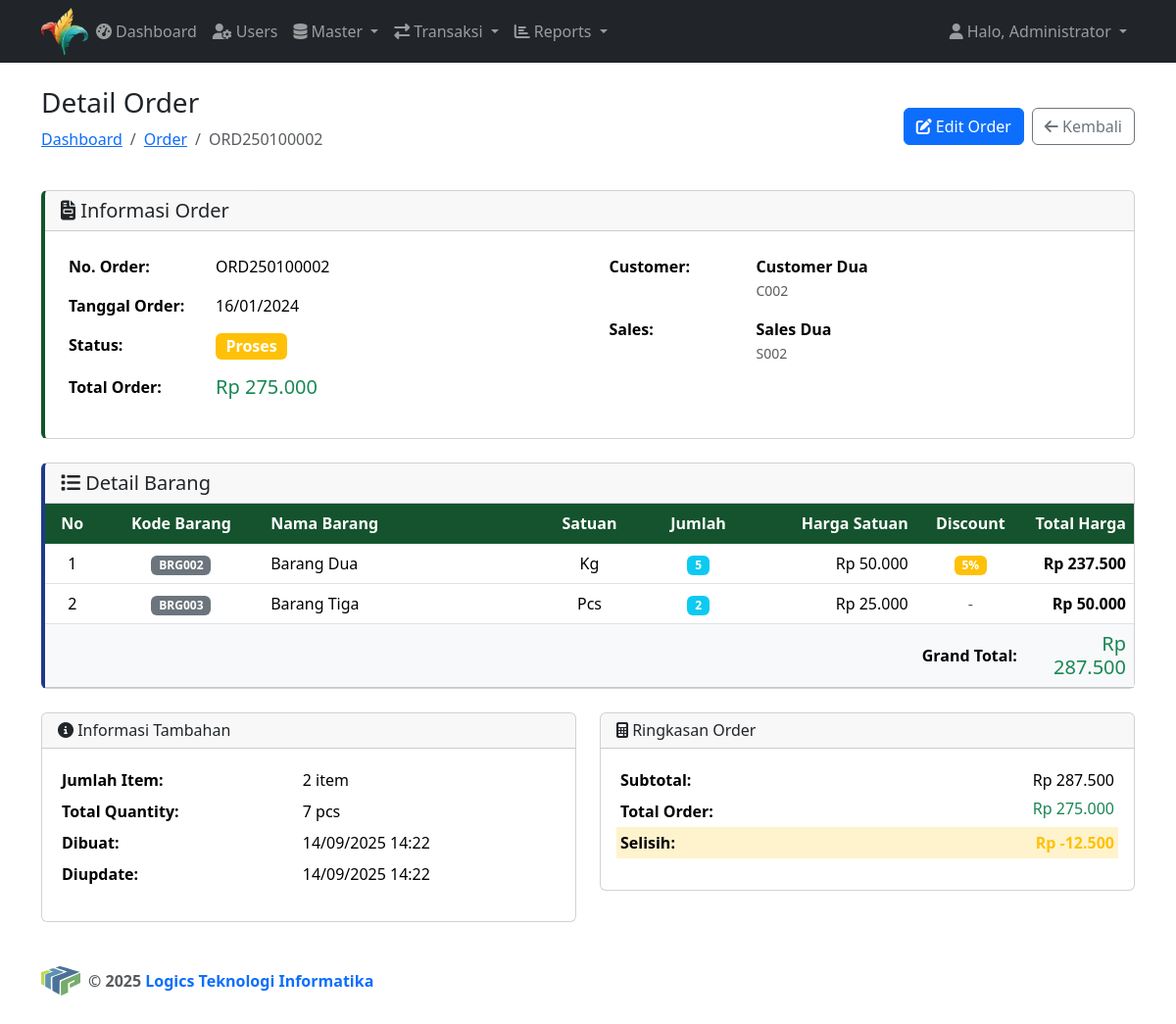
Screenshot of /order_view.php?id=2 (signed in) with the database file from the repository.
### tables this page shows
CREATE TABLE `headerorder` (
  `id` INT UNSIGNED NOT NULL AUTO_INCREMENT,
  `noorder` VARCHAR(50) NOT NULL UNIQUE,
  `tanggalorder` DATE NOT NULL,
  `kodecustomer` VARCHAR(50) NOT NULL,
  `namacustomer` VARCHAR(200) NOT NULL,
  `kodesales` VARCHAR(50) DEFAULT NULL,
  `namasales` VARCHAR(200) DEFAULT NULL,
  `totalorder` INT UNSIGNED NOT NULL DEFAULT 0,
  `status` ENUM('idle','proses','faktur','kirim','terima','batal') NOT NULL DEFAULT 'idle',
  `iduser` INT UNSIGNED NOT NULL,
  `nofaktur` VARCHAR(50) DEFAULT NULL,
  `tanggalfaktur` DATE DEFAULT NULL,
  `namapengirim` VARCHAR(200) DEFAULT NULL,
  `tanggalterima` DATE DEFAULT NULL,
  `konfirmasiterima` ENUM('belum','sudah','ditolak') NOT NULL DEFAULT 'belum',
  `catatanterima` TEXT DEFAULT NULL,
  `fotobukti` JSON DEFAULT NULL,
  `rating` TINYINT UNSIGNED DEFAULT NULL,
  `komentar` TEXT DEFAULT NULL,
  `created_at` TIMESTAMP DEFAULT CURRENT_TIMESTAMP,
  `updated_at` TIMESTAMP DEFAULT CURRENT_TIMESTAMP ON UPDATE CURRENT_TIMESTAMP,
  PRIMARY KEY (`id`),
  UNIQUE KEY `idx_noorder` (`noorder`),
  KEY `idx_tanggalorder` (`tanggalorder`),
  KEY `idx_kodecustomer` (`kodecustomer`),
  KEY `idx_kodesales` (`kodesales`),
  KEY `idx_status` (`status`),
  KEY `idx_iduser` (`iduser`),
  KEY `idx_nofaktur` (`nofaktur`),
  KEY `idx_tanggalterima` (`tanggalterima`),
  KEY `idx_konfirmasiterima` (`konfirmasiterima`),
  KEY `idx_rating` (`rating`)
);

CREATE TABLE `detailorder` (
  `id` INT UNSIGNED NOT NULL AUTO_INCREMENT,
  `noorder` VARCHAR(50) NOT NULL,
  `kodebarang` VARCHAR(50) NOT NULL,
  `namabarang` VARCHAR(200) NOT NULL,
  `satuan` VARCHAR(20) NOT NULL,
  `jumlah` INT UNSIGNED NOT NULL DEFAULT 1,
  `hargasatuan` INT UNSIGNED NOT NULL DEFAULT 0,
  `discount` DECIMAL(5,2) NOT NULL DEFAULT 0.00,
  `totalharga` INT UNSIGNED NOT NULL DEFAULT 0,
  `nourut` INT UNSIGNED NOT NULL DEFAULT 1,
  `created_at` TIMESTAMP DEFAULT CURRENT_TIMESTAMP,
  `updated_at` TIMESTAMP DEFAULT CURRENT_TIMESTAMP ON UPDATE CURRENT_TIMESTAMP,
  PRIMARY KEY (`id`),
  KEY `idx_noorder` (`noorder`),
  KEY `idx_kodebarang` (`kodebarang`),
  KEY `idx_nourut` (`noorder`, `nourut`),
  CONSTRAINT `fk_detailorder_headerorder` FOREIGN KEY (`noorder`) REFERENCES `headerorder` (`noorder`) ON DELETE CASCADE ON UPDATE CASCADE
);

### order_view.php (the view, shortened to what this page needs)
<?php
$orderId = isset($_GET['id']) ? (int)$_GET['id'] : 0;
$pdo = get_pdo_connection();
$sql = "SELECT * FROM headerorder WHERE id = ?";
$params = [$orderId];
$stmt = $pdo->prepare($sql);
$stmt->execute($params);
$order = $stmt->fetch();
$stmt = $pdo->prepare("SELECT * FROM detailorder WHERE noorder = ? ORDER BY nourut ASC");
$stmt->execute([$order['noorder']]);
$details = $stmt->fetchAll();
$statusBadges = [
    'idle' => 'secondary',
    'proses' => 'warning',
    'faktur' => 'success',
    'batal' => 'danger'
];
include __DIR__ . '/includes/header.php';
?>
<div class="flex-grow-1">
    <div class="container">
        <div class="d-flex justify-content-between align-items-center mb-4">
            <div>
                <h3>Detail Order</h3>
                <nav aria-label="breadcrumb">
                    <ol class="breadcrumb">
                        <li class="breadcrumb-item"><a href="dashboard.php">Dashboard</a></li>
                        <li class="breadcrumb-item"><a href="order.php">Order</a></li>
                        <li class="breadcrumb-item active"><?php echo htmlspecialchars($order['noorder']); ?></li>
                    </ol>
                </nav>
            </div>
            <div class="d-flex gap-2">
                <a href="order_form.php?id=<?php echo $order['id']; ?>" class="btn btn-primary">
                    <i class="fas fa-edit"></i> Edit Order
                </a>
                <a href="order.php" class="btn btn-outline-secondary">
                    <i class="fas fa-arrow-left"></i> Kembali
                </a>
            </div>
        </div>
        <div class="card order-header-card mb-4">
            <div class="card-header">
                <h5 class="mb-0">
                    <i class="fas fa-file-invoice"></i> Informasi Order
                </h5>
            </div>
            <div class="card-body">
                <div class="row">
                    <div class="col-md-6">
                        <table class="table table-borderless">
                            <tr>
                                <td width="150"><strong>No. Order:</strong></td>
                                <td><?php echo htmlspecialchars($order['noorder']); ?></td>
                            </tr>
                            <tr>
                                <td><strong>Tanggal Order:</strong></td>
                                <td><?php echo date('d/m/Y', strtotime($order['tanggalorder'])); ?></td>
                            </tr>
                            <tr>
                                <td><strong>Status:</strong></td>
                                <td>
                                    <span class="badge bg-<?php echo $statusBadges[$order['status']] ?? 'secondary'; ?> fs-6">
                                        <?php echo ucfirst($order['status']); ?>
                                    </span>
                                </td>
                            </tr>
                            <tr>
                                <td><strong>Total Order:</strong></td>
                                <td>
                                    <h5 class="text-success mb-0">
                                        Rp <?php echo number_format($order['totalorder'], 0, ',', '.'); ?>
                                    </h5>
                                </td>
                            </tr>
                        </table>
                    </div>
                    <div class="col-md-6">
                        <table class="table table-borderless">
                            <tr>
                                <td width="150"><strong>Customer:</strong></td>
                                <td>
                                    <div>
                                        <strong><?php echo htmlspecialchars($order['namacustomer']); ?></strong>
                                        <br>
                                        <small class="text-muted"><?php echo htmlspecialchars($order['kodecustomer']); ?></small>
                                    </div>
                                </td>
                            </tr>
                            <tr>
                                <td><strong>Sales:</strong></td>
                                <td>
                                    <?php if ($order['namasales']): ?>
                                        <div>
                                            <strong><?php echo htmlspecialchars($order['namasales']); ?></strong>
                                            <br>
                                            <small class="text-muted"><?php echo htmlspecialchars($order['kodesales']); ?></small>
                                        </div>
                                    <?php else: ?>
                                        <span class="text-muted">-</span>
                                    <?php endif; ?>
                                </td>
                            </tr>
                        </table>
                    </div>
                </div>
            </div>
        </div>
        <div class="card order-detail-card">
            <div class="card-header">
                <h5 class="mb-0">
                    <i class="fas fa-list"></i> Detail Barang
                </h5>
            </div>
            <div class="card-body p-0">
                <?php if (empty($details)): ?>
                    <div class="text-center py-5">
                        <i class="fas fa-inbox fa-3x text-muted mb-3"></i>
                        <h5 class="text-muted">Tidak ada detail barang</h5>
                        <p class="text-muted">Order ini belum memiliki detail barang.</p>
                    </div>
                <?php else: ?>
                    <div class="table-responsive">
                        <table class="table table-hover mb-0">
                            <thead class="table-dark-green">
                                <tr>
                                    <th class="text-center" style="width: 5%;">No</th>
                                    <th class="text-center" style="width: 15%;">Kode Barang</th>
                                    <th style="width: 25%;">Nama Barang</th>
                                    <th class="text-center" style="width: 10%;">Satuan</th>
                                    <th class="text-center" style="width: 10%;">Jumlah</th>
                                    <th class="text-end" style="width: 15%;">Harga Satuan</th>
                                    <th class="text-center" style="width: 10%;">Discount</th>
                                    <th class="text-end" style="width: 15%;">Total Harga</th>
                                </tr>
                            </thead>
                            <tbody>
                                <?php
                                $grandTotal = 0;
                                foreach ($details as $index => $detail):
                                    $grandTotal += $detail['totalharga'];
                                ?>
                                    <tr>
                                        <td class="text-center"><?php echo $index + 1; ?></td>
                                        <td class="text-center">
                                            <span class="badge bg-secondary"><?php echo htmlspecialchars($detail['kodebarang']); ?></span>
                                        </td>
                                        <td><?php echo htmlspecialchars($detail['namabarang']); ?></td>
                                        <td class="text-center"><?php echo htmlspecialchars($detail['satuan']); ?></td>
                                        <td class="text-center">
                                            <span class="badge bg-info"><?php echo number_format($detail['jumlah'], 0, ',', '.'); ?></span>
                                        </td>
                                        <td class="text-end">
                                            Rp <?php echo number_format($detail['hargasatuan'], 0, ',', '.'); ?>
                                        </td>
                                        <td class="text-center">
                                            <?php if ($detail['discount'] > 0): ?>
                                                <span class="badge bg-warning"><?php echo number_format($detail['discount'], 0, ',', '.'); ?>%</span>
                                            <?php else: ?>
                                                <span class="text-muted">-</span>
                                            <?php endif; ?>
                                        </td>
                                        <td class="text-end">
                                            <strong>Rp <?php echo number_format($detail['totalharga'], 0, ',', '.'); ?></strong>
                                        </td>
                                    </tr>
                                <?php endforeach; ?>
                            </tbody>
                            <tfoot class="table-light">
                                <tr>
                                    <td colspan="7" class="text-end"><strong>Grand Total:</strong></td>
                                    <td class="text-end">
                                        <h5 class="text-success mb-0">
                                            Rp <?php echo number_format($grandTotal, 0, ',', '.'); ?>
                                        </h5>
                                    </td>
                                </tr>
                            </tfoot>
                        </table>
                    </div>
                <?php endif; ?>
            </div>
        </div>
        <div class="row mt-4 mb-4">
            <div class="col-md-6">
                <div class="card">
                    <div class="card-header">
                        <h6 class="mb-0">
                            <i class="fas fa-info-circle"></i> Informasi Tambahan
                        </h6>
                    </div>
                    <div class="card-body">
                        <table class="table table-sm table-borderless">
                            <tr>
                                <td><strong>Jumlah Item:</strong></td>
                                <td><?php echo count($details); ?> item</td>
                            </tr>
                            <tr>
                                <td><strong>Total Quantity:</strong></td>
                                <td><?php echo number_format(array_sum(array_column($details, 'jumlah')), 0, ',', '.'); ?> pcs</td>
                            </tr>
                            <tr>
                                <td><strong>Dibuat:</strong></td>
                                <td><?php echo date('d/m/Y H:i', strtotime($order['created_at'])); ?></td>
                            </tr>
                            <tr>
                                <td><strong>Diupdate:</strong></td>
                                <td><?php echo date('d/m/Y H:i', strtotime($order['updated_at'])); ?></td>
                            </tr>
                        </table>
                    </div>
                </div>
            </div>
            <div class="col-md-6">
                <div class="card">
                    <div class="card-header">
                        <h6 class="mb-0">
                            <i class="fas fa-calculator"></i> Ringkasan Order
                        </h6>
                    </div>
                    <div class="card-body">
                        <table class="table table-sm table-borderless">
                            <tr>
                                <td><strong>Subtotal:</strong></td>
                                <td class="text-end">Rp <?php echo number_format($grandTotal, 0, ',', '.'); ?></td>
                            </tr>
                            <tr>
                                <td><strong>Total Order:</strong></td>
                                <td class="text-end">
                                    <h6 class="text-success mb-0">
                                        Rp <?php echo number_format($order['totalorder'], 0, ',', '.'); ?>
                                    </h6>
                                </td>
                            </tr>
                            <?php if ($grandTotal != $order['totalorder']): ?>
                            <tr class="table-warning">
                                <td><strong>Selisih:</strong></td>
                                <td class="text-end">
                                    <strong class="text-warning">
                                        Rp <?php echo number_format($order['totalorder'] - $grandTotal, 0, ',', '.'); ?>
                                    </strong>
                                </td>
                            </tr>
                            <?php endif; ?>
                        </table>
                    </div>
                </div>
            </div>
        </div>
    </div>
</div>
<?php include __DIR__ . '/includes/footer.php'; ?>

### order_view.php (style rules this page uses)
.table-dark-green { background-color: #14532d !important; color: white !important; }
.table-dark-green th { background-color: #14532d !important; color: white !important; border-color: #166534 !important; }
.order-header-card { border-left: 4px solid #14532d; }
.order-detail-card { border-left: 4px solid #1e3a8a; }

### rows the page displays
headerorder: noorder "ORD250100002", tanggalorder "16/01/2024", status "Proses", totalorder "275.000", namacustomer "Customer Dua", kodecustomer "C002", namasales "Sales Dua", kodesales "S002", created_at "14/09/2025 14:22", updated_at "14/09/2025 14:22", $order['totalorder']-$grandTotal "-12.500"
detailorder: kodebarang "BRG002", namabarang "Barang Dua", satuan "Kg", jumlah "5", hargasatuan "50.000", discount "5", totalharga "237.500"
detailorder: kodebarang "BRG003", namabarang "Barang Tiga", satuan "Pcs", jumlah "2", hargasatuan "25.000", totalharga "50.000"

### other values shown
$user['namalengkap'] "Administrator"
$grandTotal "287.500"
count($details) "2"
array_sum(array_column($details, 'jumlah')) "7"
